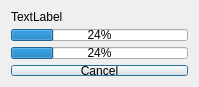
<?xml version="1.0" encoding="UTF-8"?>
<ui version="4.0">
 <class>ProgressBarDlgClass</class>
 <widget class="QDialog" name="ProgressBarDlgClass">
  <property name="windowModality">
   <enum>Qt::ApplicationModal</enum>
  </property>
  <property name="enabled">
   <bool>true</bool>
  </property>
  <property name="geometry">
   <rect>
    <x>0</x>
    <y>0</y>
    <width>199</width>
    <height>87</height>
   </rect>
  </property>
  <property name="sizePolicy">
   <sizepolicy hsizetype="Preferred" vsizetype="Preferred">
    <horstretch>0</horstretch>
    <verstretch>0</verstretch>
   </sizepolicy>
  </property>
  <property name="minimumSize">
   <size>
    <width>199</width>
    <height>87</height>
   </size>
  </property>
  <property name="maximumSize">
   <size>
    <width>199</width>
    <height>87</height>
   </size>
  </property>
  <property name="baseSize">
   <size>
    <width>199</width>
    <height>87</height>
   </size>
  </property>
  <property name="focusPolicy">
   <enum>Qt::NoFocus</enum>
  </property>
  <property name="contextMenuPolicy">
   <enum>Qt::NoContextMenu</enum>
  </property>
  <property name="windowTitle">
   <string>Wait...</string>
  </property>
  <property name="windowOpacity">
   <double>1.000000000000000</double>
  </property>
  <property name="autoFillBackground">
   <bool>false</bool>
  </property>
  <property name="sizeGripEnabled">
   <bool>false</bool>
  </property>
  <property name="modal">
   <bool>true</bool>
  </property>
  <layout class="QVBoxLayout" name="verticalLayout">
   <item>
    <widget class="QLabel" name="label">
     <property name="text">
      <string>TextLabel</string>
     </property>
    </widget>
   </item>
   <item>
    <widget class="QProgressBar" name="progressBar">
     <property name="value">
      <number>24</number>
     </property>
    </widget>
   </item>
    <item>
      <widget class="QProgressBar" name="main_progressBar">
        <property name="value">
          <number>24</number>
        </property>
      </widget>
    </item>
   <item>
    <widget class="QPushButton" name="pushButton">
     <property name="text">
      <string>Cancel</string>
     </property>
    </widget>
   </item>
  </layout>
 </widget>
 <layoutdefault spacing="6" margin="11"/>
 <resources/>
 <connections>
  <connection>
   <sender>pushButton</sender>
   <signal>clicked()</signal>
   <receiver>ProgressBarDlgClass</receiver>
   <slot>close()</slot>
   <hints>
    <hint type="sourcelabel">
     <x>112</x>
     <y>71</y>
    </hint>
    <hint type="destinationlabel">
     <x>187</x>
     <y>25</y>
    </hint>
   </hints>
  </connection>
 </connections>
</ui>
